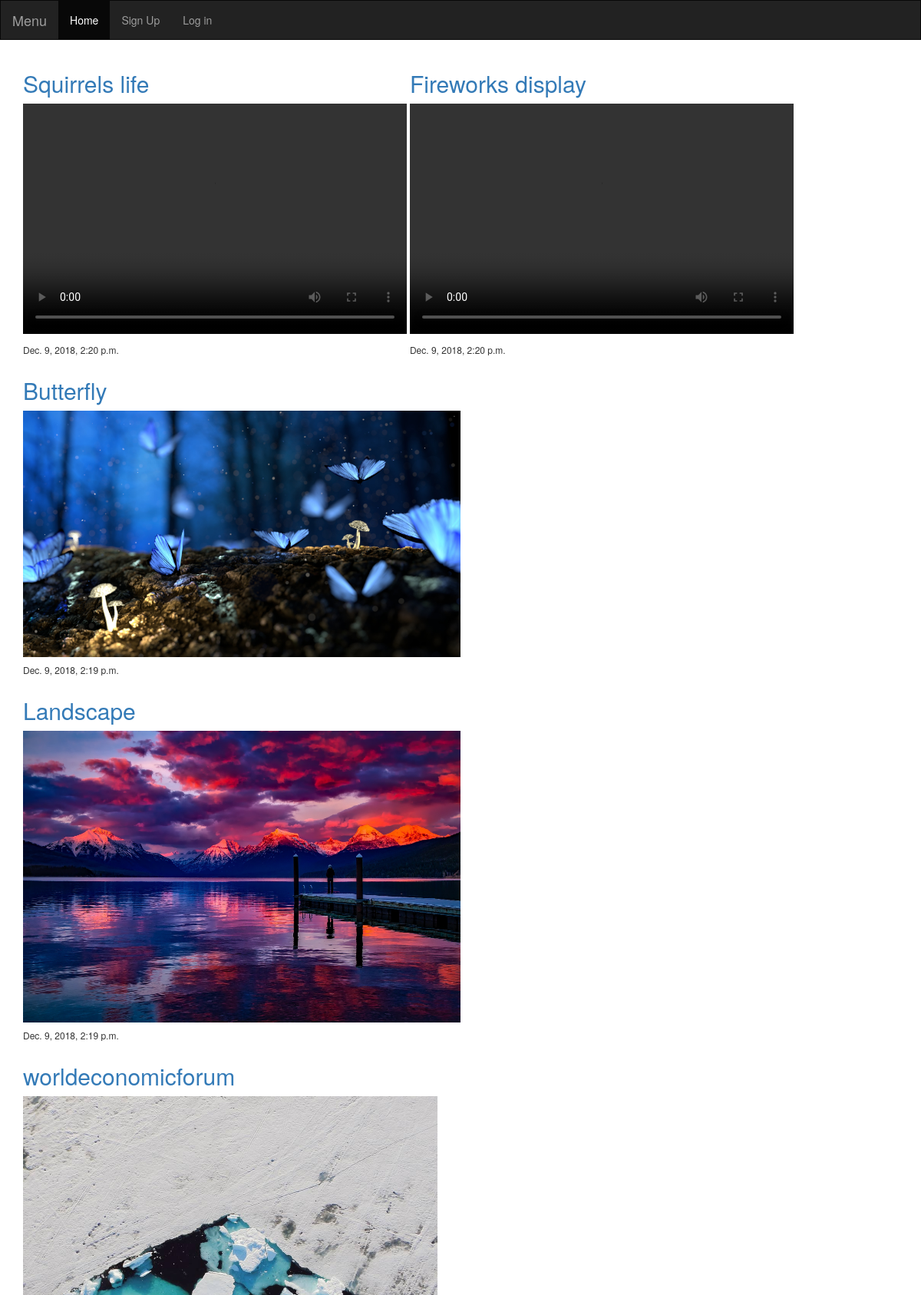
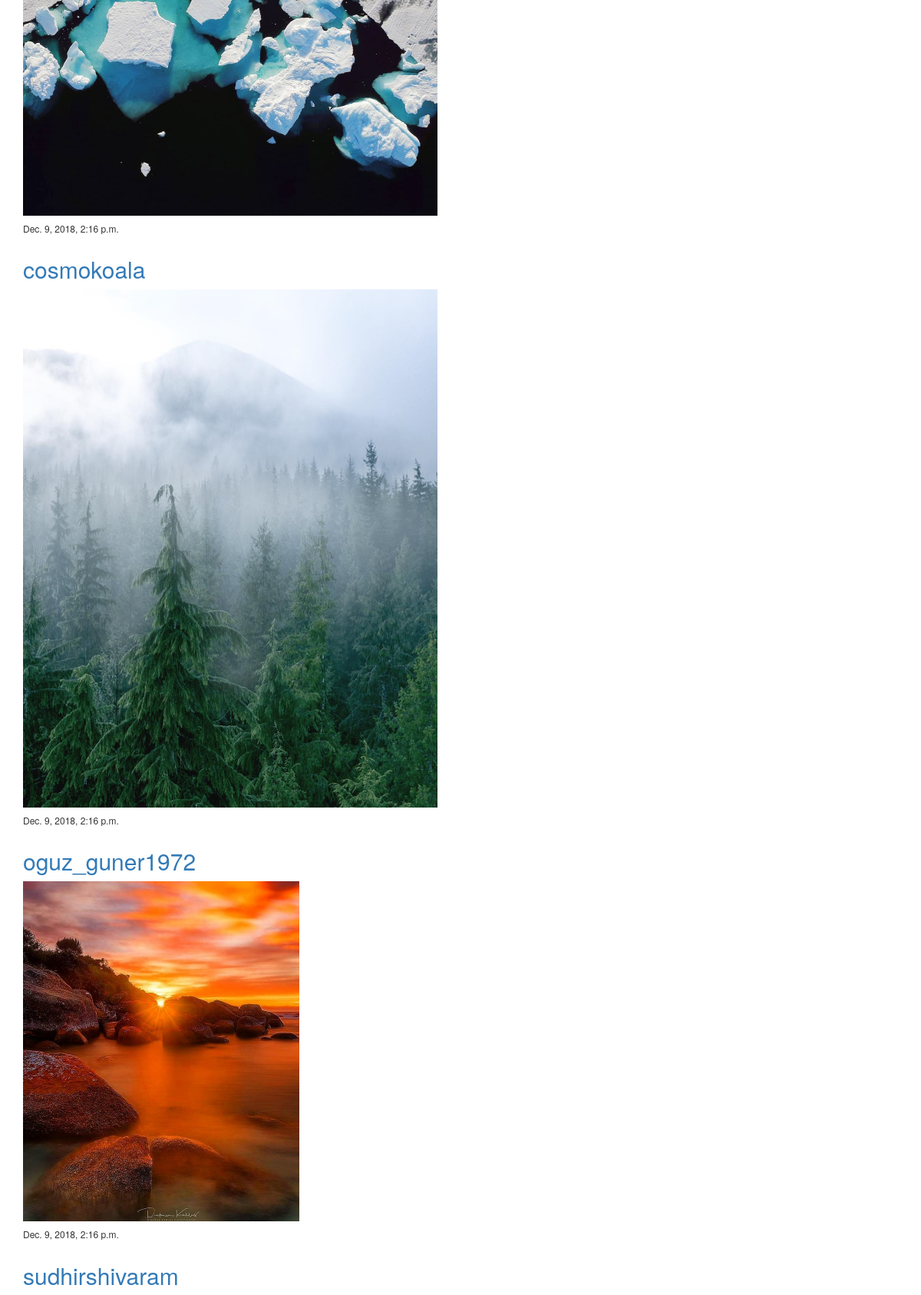
The app's page /content/ (upper part) with its own data (2 pictures, top to bottom).
### contentapp/models.py (models this page shows, shortened)
class ContentPost(models.Model):
    user = models.ForeignKey(User, related_name="photos", on_delete=models.CASCADE)
    pub_date = models.DateTimeField(auto_now_add=True)
    title = models.CharField(max_length=100)
    description = models.TextField()
    slug = models.SlugField(max_length=200, unique=False)
    media_content = models.FileField(upload_to='content/%Y/%m/%d', blank=False, unique=True, verbose_name='Media file')
    class Meta:
        ordering = ['-pub_date']
    def check_file_extension(self):
        file_extension = os.path.splitext(self.media_content.name)[1]
        file_extension = file_extension.lower()
        img_extensions = ['.jpg', '.jpeg', '.png', '.tiff', '.gif']
        video_extensions = ['.avi', '.mp4', '.mov', '.mkv']
        if file_extension in img_extensions:
            return 'image'
        elif file_extension in video_extensions:
            return 'video'
        else:
            return None

### contentapp/views.py (the view)
def index(request):
    posts = ContentPost.objects.order_by('-pub_date')
    return render(request, 'contentapp/index.html', {
        'posts': posts
    })

### templates/contentapp/index.html
{% extends 'base.html' %}
{% block content %}
    <div class="container">
            {% for post in posts %}
                <div class="content-post" style="display: inline-block;">
                    <a href="{% url 'contentapp:detail_content' id=post.id slug=post.slug %}"><h2>{{ post.title }}</h3></a>
                    {% if post.check_file_extension == 'image' %}
                        <img src="{{ MEDIA_URL }}{{ post.media_content }}" alt="" style="width: 50%;">
                    {% elif post.check_file_extension == 'video' %}
                        <video width="500" height="300" controls>
                            <source src="{{ MEDIA_URL }}{{ post.media_content }}" type="video/mp4">
                        </video>
                    {% else %}
                        <div>{{ post.media_content }}</div>
                    {% endif %}
                    <h6>{{ post.pub_date }}</h6>
                </div>
            {% endfor %}
    </div>
{% endblock %}

### templates/base.html (shortened to what this page needs)
{% load static %}
<!DOCTYPE html>
<html lang="en">
<head>
    <link rel="stylesheet" href="https://maxcdn.bootstrapcdn.com/bootstrap/3.3.7/css/bootstrap.min.css">
</head>
<body>
    <nav class="navbar navbar-inverse" style="border-radius: 0;">
        <div class="container-fluid">
            <div class="navbar-header">
              <a class="navbar-brand" href="#">Menu</a>
            </div>
            <ul class="nav navbar-nav">
              <li class="active"><a href="{% url 'contentapp:index' %}">Home</a></li>
              {% if request.user.is_authenticated %}
                  <li><a href="{% url 'contentapp:upload_content' %}">Upload file</a></li>
                  <li><a href="{% url 'contentapp:share_insta_content' %}">Instagram share</a></li>
                  <li><a href="{% url 'accounts:logout' %}">Logout</a></li>
              {% else %}
                  <li><a href="{% url 'accounts:signup' %}">Sign Up</a></li>
                  <li><a href="{% url 'accounts:login' %}">Log in</a></li>
              {% endif %}
            </ul>
        </div>
    </nav>
    {% block content %}{% endblock %}
</body>
</html>

### records on screen
ContentPost: title "Squirrels life", pub_date "Dec. 9, 2018, 2:20 p.m."
ContentPost: title "Fireworks display", pub_date "Dec. 9, 2018, 2:20 p.m."
ContentPost: title "Butterfly", media_content (picture), pub_date "Dec. 9, 2018, 2:19 p.m."
ContentPost: title "Landscape", media_content (picture), pub_date "Dec. 9, 2018, 2:19 p.m."
ContentPost: title "worldeconomicforum", media_content (picture), pub_date "Dec. 9, 2018, 2:16 p.m."
ContentPost: title "cosmokoala", media_content (picture), pub_date "Dec. 9, 2018, 2:16 p.m."
ContentPost: title "oguz_guner1972", media_content (picture), pub_date "Dec. 9, 2018, 2:16 p.m."
ContentPost: title "sudhirshivaram"
